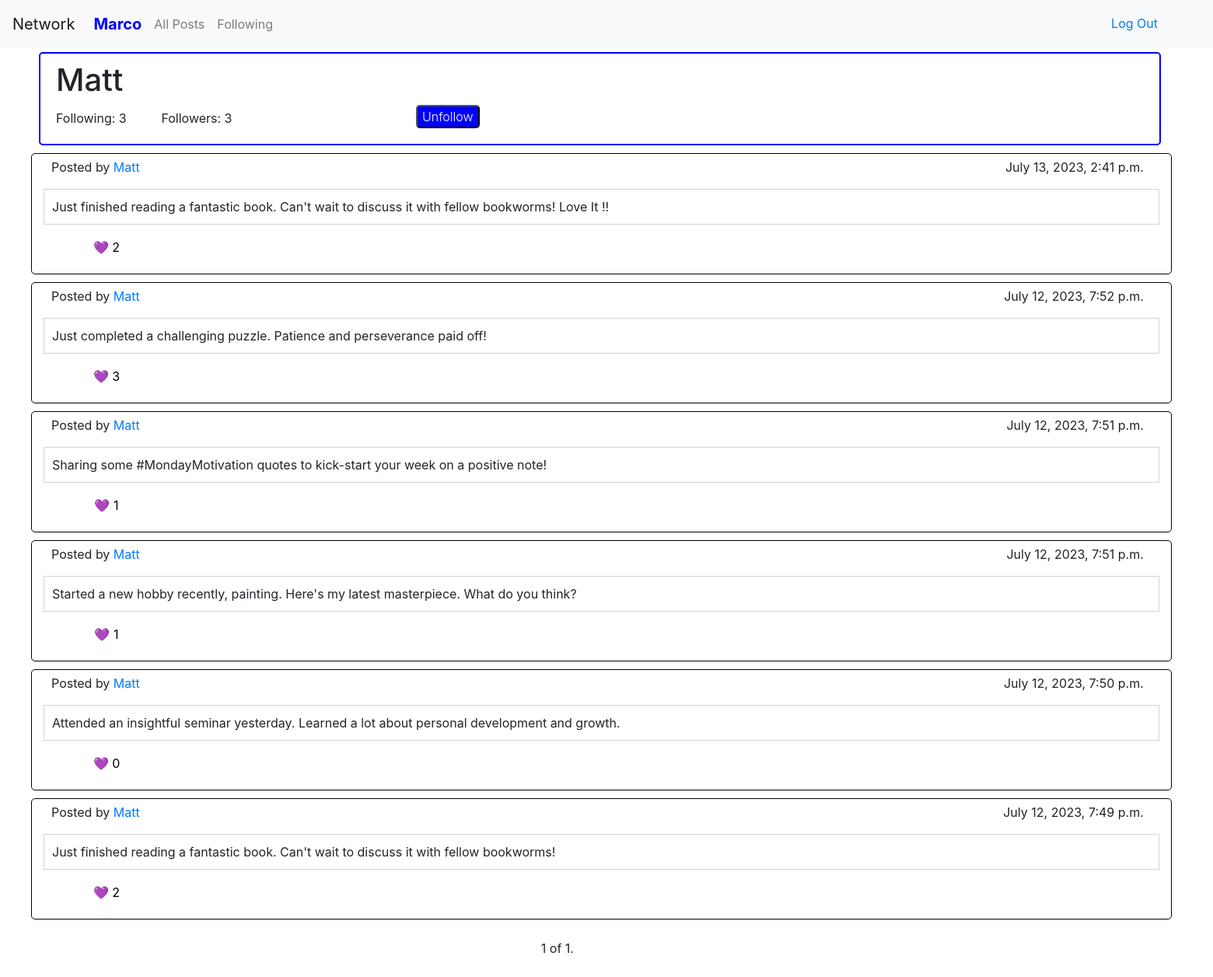
The app's page /user/2/ (signed in) with its own data.
### network/models.py (models this page shows, shortened)
class User(AbstractUser):
    id = models.BigAutoField(primary_key=True)

class Post(models.Model):
    id = models.BigAutoField(primary_key=True)
    user = models.ForeignKey(User, on_delete=models.CASCADE)
    body_text = models.TextField()
    timestamp = models.DateTimeField()
    likes = models.IntegerField(default=0)
    liked_by = models.ManyToManyField(User, related_name='likes', blank=True)

### network/views.py (the view)
# urls.py: path('user/<int:user_id>/', views.user_page, name='user_page'),
@login_required(login_url='login')
def user_page(request, user_id):
    profile_user = get_object_or_404(User, id=user_id)
    following_status = Following.objects.filter(user=request.user, following_user=profile_user).exists()
    following_count = Following.objects.filter(user=profile_user).count()
    followers_count = Following.objects.filter(following_user=profile_user).count()
    post_list = Post.objects.filter(user=profile_user).order_by('-timestamp')
    paginator = Paginator(post_list, 10)  # Show x posts per page.
    page_number = request.GET.get('page')
    page_obj = paginator.get_page(page_number)
    context = {
        'profile_user': profile_user,
        "page_obj": page_obj,
        'following_status': following_status,
        'following_count': following_count,
        'followers_count': followers_count,
        'is_user_page': True
    }
    return render(request, 'network/user.html', context)

### network/templates/network/user.html (shortened to what this page needs)
{% extends "network/layout.html" %}
{% block body %}
  {% if user.is_authenticated %}
  <div id="profile_banner">
      <h1 id="user_name">{{ profile_user.username }}</h1>
      <div id="follow_count">
          <p id="following_count">Following: {{ following_count }}</p>
          <p id="followers_count">Followers: {{ followers_count }}</p>
      </div>
      {% if user.id != profile_user.id %}
          <div id="follow_btn">
              <button id="follow_button" data-profile-id="{{ profile_user.id }}" data-csrf-token="{{ csrf_token }}">
                  {% if following_status %}
                      Unfollow
                  {% else %}
                      Follow
                  {% endif %}
              </button>
          </div>
      {% endif %}
  </div>
  <ul id="post_list">
      {% for post in page_obj %}
      <li>
        <div class="user_post" id="post_{{ post.id }}">
          <div class="user_info">
            <p id="post_username">Posted by <a href="{% url 'user_page' user_id=post.user.id %}">{{ post.user }}</a></p>
            <p id="post_timestamp">{{ post.timestamp }}</p>
          </div>
          <p id="post_body">{{ post.body_text }}</p>
          <form id="post_opt">
                <button class="like_button" data-post-id="{{ post.id }}">
                  <p class="post_likes">&#x1F49C; {{ post.likes }}</p>
                </button>
          </form>
        </div>
      </li>
      {% empty %}
      <li>No Posts.</li>
      {% endfor %}
    </ul>
    <div class="pagination" id="pagination">
      <span class="step-links">
        <span class="current">
          {{ page_obj.number }} of {{ page_obj.paginator.num_pages }}.
        </span>
      </span>
    </div>
  {% endif %}
{% endblock %}

### network/templates/network/layout.html (shortened to what this page needs)
{% load static %}
<!DOCTYPE html>
<html lang="en">
    <head>
        <link rel="stylesheet" href="https://stackpath.bootstrapcdn.com/bootstrap/4.4.1/css/bootstrap.min.css">
        <link href="{% static 'network/styles.css' %}" rel="stylesheet">
    </head>
    <body>
        <nav class="navbar navbar-expand-lg navbar-light bg-light" id="navbar">
            <a class="navbar-brand" href="#">Network</a>
            <div>
              <ul class="navbar-nav mr-auto">
                {% if user.is_authenticated %}
                    <li class="nav-items">
                        <a class="nav-link" id="user_profile" style="font-size: 20px; href="{% url 'user_page' user_id=user.id %}"><strong>{{ user.username }}</strong></a>
                    </li>
                {% endif %}
                <li class="nav-item">
                  <a class="nav-link" href="{% url 'index' %}">All Posts</a>
                </li>
                {% if user.is_authenticated %}
                    <li class="nav-item">
                        <a class="nav-link" href="{% url 'following' %}">Following</a>
                    </li>
                {% endif %}
              </ul>
                {% if user.is_authenticated %}
                    <a class="nav-link" href="{% url 'logout' %}" style="position: absolute; top: 10px; right: 55px;">Log Out</a>
                {% endif %}
            </div>
          </nav>
        <div class="body">
            {% block body %}
            {% endblock %}
        </div>
    </body>
</html>

### network/static/network/styles.css (style rules this page uses)
.nav-item { margin-top: 3px; }
#post_list { list-style-type: none; }
.user_post { width: 96.5%; height: 80%; border: 1px solid black; border-radius: 5px; padding: 5px; margin-top: 5px; margin-bottom: 10px; align-items: center; }
.user_info { display: flex; flex-grow: 1; justify-content: space-between; margin-left: 20px; margin-right: 30px; }
#post_body { margin-left: 10px; margin-right: 10px; padding: 10px; border: 1px solid lightgrey; white-space: pre-wrap; }
#post_opt { display: grid; grid-template-columns: repeat(8, 1fr); }
.like_button { border: none; background: transparent; grid-column: 1 / 2; }
#user_profile { color: blue; }
#profile_banner { display: grid; grid-template-columns: repeat(6, 1fr); width: 92.5%; height: 120px; border: 2px solid blue; border-radius: 5px; padding: 10px; margin-top: 5px; margin-bottom: 10px; margin-left: 50px; align-items: center; }
#user_name { grid-column: 1 / 2; margin-left: 10px; }
#follow_count { display: flex; margin-left: 10px; grid-column: 1 / 2; flex-grow: 1; justify-content: space-between; }
#follow_btn { grid-column: 3 / 4; }
#follow_button { margin-bottom:20px; font-weight: 300; border-radius: 5px; background-color: blue; color: white; cursor: pointer; display: block; }
#pagination { position: relative; left: 43%; cursor: pointer; margin: 25px; }

### records on screen
User: username "Marco"
User: username "Matt"
Post: user "Matt", timestamp "July 13, 2023, 2:41 p.m.", body_text "Just finished reading a fantastic book. Can't wait to discuss it with fellow bookworms! Love It !!", likes "2"
Post: user "Matt", timestamp "July 12, 2023, 7:52 p.m.", body_text "Just completed a challenging puzzle. Patience and perseverance paid off!", likes "3"
Post: user "Matt", timestamp "July 12, 2023, 7:51 p.m.", body_text "Sharing some #MondayMotivation quotes to kick-start your week on a positive note!", likes "1"
Post: user "Matt", timestamp "July 12, 2023, 7:51 p.m.", body_text "Started a new hobby recently, painting. Here's my latest masterpiece. What do you think?", likes "1"
Post: user "Matt", timestamp "July 12, 2023, 7:50 p.m.", body_text "Attended an insightful seminar yesterday. Learned a lot about personal development and growth.", likes "0"
Post: user "Matt", timestamp "July 12, 2023, 7:49 p.m.", body_text "Just finished reading a fantastic book. Can't wait to discuss it with fellow bookworms!", likes "2"

### other values on screen
{{ following_count }} "3"
{{ followers_count }} "3"
{{ page_obj.number }} "1"
{{ page_obj.paginator.num_pages }} "1"
